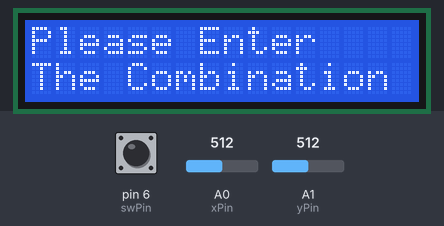
Recording of a sketch running on a simulated Arduino Uno, built with avr-gcc and run on an emulated ATmega328P. Shown: 16×2 character LCD. Inputs (shaded band) come from the test bench; at power-on: pin 6 (swPin) HIGH, A0 (xPin) = 512, A1 (yPin) = 512. What the sketch prints to the serial monitor is not drawn.

Above: at 1.2 s.
1.3 s: pin 6 (swPin) pulled LOW for 0.15 s
At 2.2 s:
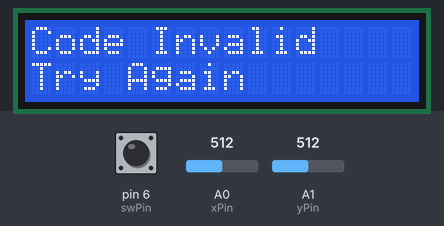
Timing chart, 0 to 4.3 s (numbered marks = the images above; inputs shaded):
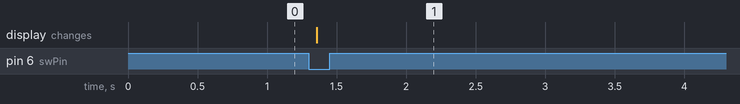

The sketch:

TeamProject-ComboPuzzle.ino
```cpp
// Setup pins for Joystick ( X-Axis, Y-Axis, Switch)
int swPin = 6;
int xPin = A0;
int yPin = A1;

// Variables to hold the initial reads from the Joystick
int xRead;
int yRead;

// Variables to further debug joystick issues
int swRead;
int upVal;
int sideVal;

// String to save the current code input attempt
String myString = "";

// Library for ease of LCD Screen use
#include <LiquidCrystal.h>

// Pin Setup for the LCDs
const int rs = 7, en = 8, d4 = 9, d5 = 10, d6 = 11, d7 = 12;
LiquidCrystal lcd(rs, en, d4, d5, d6, d7);

void setup() {
  // put your setup code here, to run once:

  // Serial for Debugging
  Serial.begin(9600);

  // LCD Setup
  lcd.begin(16,2);
  lcd.setCursor(0,0);

  // Initial Screen Display State
  lcd.print("Please Enter");
  lcd.setCursor(0,1);
  lcd.print("The Combination");

  // Initializing the switch and joystick pins
  pinMode(swPin,INPUT_PULLUP);
  pinMode(xPin, INPUT);
  pinMode(yPin, INPUT);
}

void loop() {
  // put your main code here, to run repeatedly:

  // Read both axis and switch to get a baseline reading and then map the values to more manageable numbers
  yRead = analogRead(yPin);
  xRead = analogRead(xPin);
  swRead = digitalRead(swPin);
  upVal = map(yRead, 0, 1023, 1, 10);
  sideVal = map(xRead, 0, 1023, 1, 10);


  Serial.println(swRead);

  // Read Joystick and add the according direction as a string to the combination attempt string
  if (upVal >= 8) {
    delay(500);
    myString.concat("up");
  }
  else if (upVal <= 1) {
    delay(500);
    myString.concat("down");
  }
  else if (sideVal >= 8) {
    delay(500);
    myString.concat("left");
  }
  else if (sideVal <= 1) {
    delay(500);
    myString.concat("right");
  }

  // ON CLICK check code attempt to Match the Correct combo, after screen readout of correct or invalid restart system.

  if (swRead == 0) {
    if(myString == "upupdowndownleftrightleftright") {
        delay(50);
        lcd.clear();
        lcd.setCursor(0,0);
        lcd.print("Congrats!");
        delay(5000);

        myString.remove(0);

        lcd.begin(16,2);
        lcd.setCursor(0,0);
        lcd.print("Please Enter");
        lcd.setCursor(0,1);
        lcd.print("The Combination");
    }
    else {
      delay(50);
      lcd.clear();
        lcd.setCursor(0,0);
        lcd.print("Code Invalid");
        lcd.setCursor(0,1);
        lcd.print("Try Again");
        delay(5000);

        myString.remove(0);

        lcd.begin(16,2);
        lcd.setCursor(0,0);
        lcd.print("Please Enter");
        lcd.setCursor(0,1);
        lcd.print("The Combination");
    }
  }
}
```

Measured:
- after the input at 1.3 s, the display: changes after 0.06 s (image 1)
